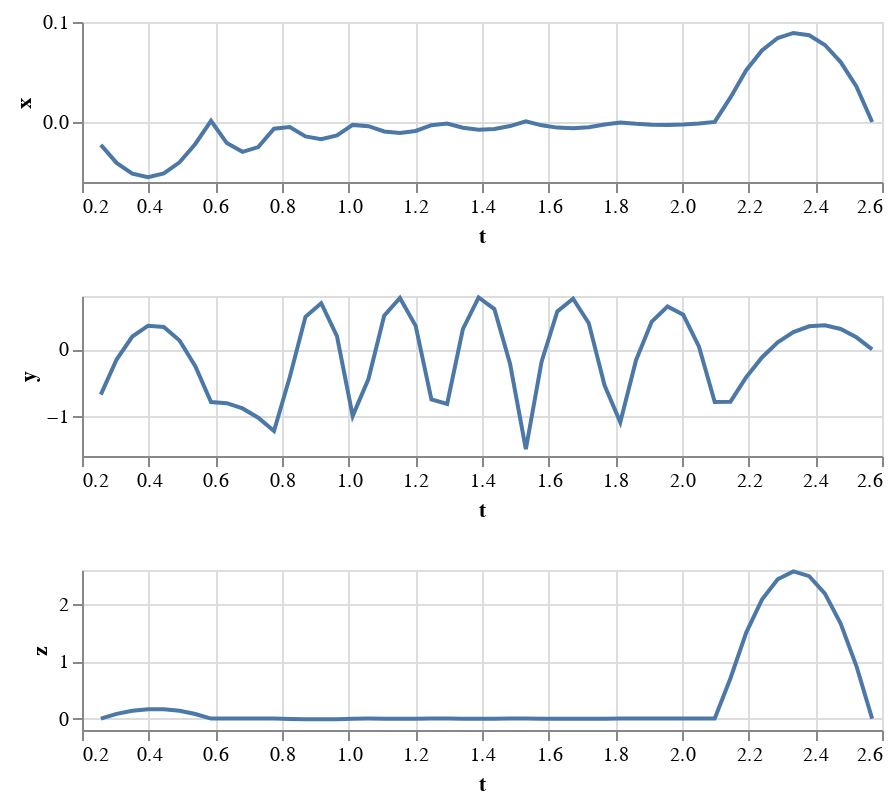

The notebook cell saved with this chart:
### Code cell
times = np.cumsum(np.sum(h_res,axis=0))
print(times)
poly = PiecewisePolynomial.CubicHermite(times,q_m_res[0:3,:],q_mdot_res[0:3,:])

traj_v_G = poly.MakeDerivative()

data = dataframe(traj_v_G, np.linspace(traj_v_G.start_time(), traj_v_G.end_time()), ['x','y','z'])
alt.vconcat(
  alt.Chart(data).mark_line().encode(x='t', y='x').properties(height=80),
  alt.Chart(data).mark_line().encode(x='t', y='y').properties(height=80),
  alt.Chart(data).mark_line().encode(x='t', y='z').properties(height=80),
)

### Figure 1 — Vega-Lite specification as saved in the notebook (floating-point values rounded to 4 significant figures)
{"config": {"view": {"continuousWidth": 400, "continuousHeight": 300}}, "vconcat": [{"mark": "line", "encoding": {"x": {"type": "quantitative", "field": "t"}, "y": {"type": "quantitative", "field": "x"}}, "height": 80}, {"mark": "line", "encoding": {"x": {"type": "quantitative", "field": "t"}, "y": {"type": "quantitative", "field": "y"}}, "height": 80}, {"mark": "line", "encoding": {"x": {"type": "quantitative", "field": "t"}, "y": {"type": "quantitative", "field": "z"}}, "height": 80}], "data": {"name": "data-072c3c710d087d583cf3bf131fb1de1c"}, "$schema": "https://vega.github.io/schema/vega-lite/v4.8.1.json", "datasets": {"data-072c3c710d087d583cf3bf131fb1de1c": [{"t": 0.2565, "x": -0.02283, "y": -0.6796, "z": 0.0}, {"t": 0.3038, "x": -0.0409, "y": -0.1525, "z": 0.08245}, {"t": 0.351, "x": -0.05168, "y": 0.1922, "z": 0.1372}, {"t": 0.3982, "x": -0.05517, "y": 0.3546, "z": 0.1643}, {"t": 0.4454, "x": -0.05138, "y": 0.3346, "z": 0.1637}, {"t": 0.4926, "x": -0.0403, "y": 0.1322, "z": 0.1354}, {"t": 0.5399, "x": -0.02194, "y": -0.2526, "z": 0.07945}, {"t": 0.5871, "x": 0.001181, "y": -0.7908, "z": -2.33e-05}, {"t": 0.6343, "x": -0.02108, "y": -0.8079, "z": -0.0004332}, {"t": 0.6815, "x": -0.02983, "y": -0.8861, "z": -0.0005979}, {"t": 0.7288, "x": -0.02505, "y": -1.025, "z": -0.0005176}, {"t": 0.776, "x": -0.006763, "y": -1.226, "z": -0.0001923}, {"t": 0.8232, "x": -0.005009, "y": -0.4195, "z": -0.00544}, {"t": 0.8704, "x": -0.01437, "y": 0.487, "z": -0.011}, {"t": 0.9177, "x": -0.01714, "y": 0.6927, "z": -0.01244}, {"t": 0.9649, "x": -0.01332, "y": 0.1975, "z": -0.009745}, {"t": 1.012, "x": -0.0029, "y": -0.9985, "z": -0.002924}, {"t": 1.059, "x": -0.004204, "y": -0.4461, "z": -0.0007}, {"t": 1.107, "x": -0.009486, "y": 0.5047, "z": -0.001332}, {"t": 1.154, "x": -0.01107, "y": 0.7708, "z": -0.001516}, {"t": 1.201, "x": -0.008958, "y": 0.3521, "z": -0.001254}, {"t": 1.248, "x": -0.003147, "y": -0.7513, "z": -0.000544}, {"t": 1.295, "x": -0.001571, "y": -0.82, "z": -0.0004903}, {"t": 1.343, "x": -0.005799, "y": 0.3041, "z": -0.001203}, {"t": 1.39, "x": -0.007628, "y": 0.7787, "z": -0.001504}, {"t": 1.437, "x": -0.007057, "y": 0.604, "z": -0.001393}, {"t": 1.484, "x": -0.004087, "y": -0.2202, "z": -0.0008701}, {"t": 1.532, "x": 0.0006293, "y": -1.499, "z": -9.822e-05}, {"t": 1.579, "x": -0.003326, "y": -0.1841, "z": -0.001486}, {"t": 1.626, "x": -0.005622, "y": 0.5689, "z": -0.002272}, {"t": 1.673, "x": -0.006256, "y": 0.7607, "z": -0.002456}, {"t": 1.72, "x": -0.005231, "y": 0.3912, "z": -0.002039}, {"t": 1.768, "x": -0.002545, "y": -0.5395, "z": -0.00102}, {"t": 1.815, "x": -0.0004157, "y": -1.094, "z": 0.0004078}, {"t": 1.862, "x": -0.001846, "y": -0.1628, "z": 0.001384}, {"t": 1.909, "x": -0.002673, "y": 0.4165, "z": 0.001967}, {"t": 1.957, "x": -0.002895, "y": 0.6434, "z": 0.002155}, {"t": 2.004, "x": -0.002514, "y": 0.5179, "z": 0.001949}, {"t": 2.051, "x": -0.001528, "y": 0.03999, "z": 0.001349}, {"t": 2.098, "x": 6.168e-05, "y": -0.7904, "z": 0.0003543}, {"t": 2.145, "x": 0.02461, "y": -0.7849, "z": 0.7065}, {"t": 2.193, "x": 0.05179, "y": -0.4183, "z": 1.504}, {"t": 2.24, "x": 0.07159, "y": -0.122, "z": 2.082}, {"t": 2.287, "x": 0.08401, "y": 0.104, "z": 2.439}, {"t": 2.334, "x": 0.08906, "y": 0.2598, "z": 2.575}, {"t": 2.382, "x": 0.08673, "y": 0.3454, "z": 2.492}, {"t": 2.429, "x": 0.07702, "y": 0.3607, "z": 2.188}, {"t": 2.476, "x": 0.05994, "y": 0.3058, "z": 1.664}, {"t": 2.523, "x": 0.03548, "y": 0.1806, "z": 0.9194}, {"t": 2.57, "x": 1.137e-13, "y": -1.735e-18, "z": 0.0}]}}
